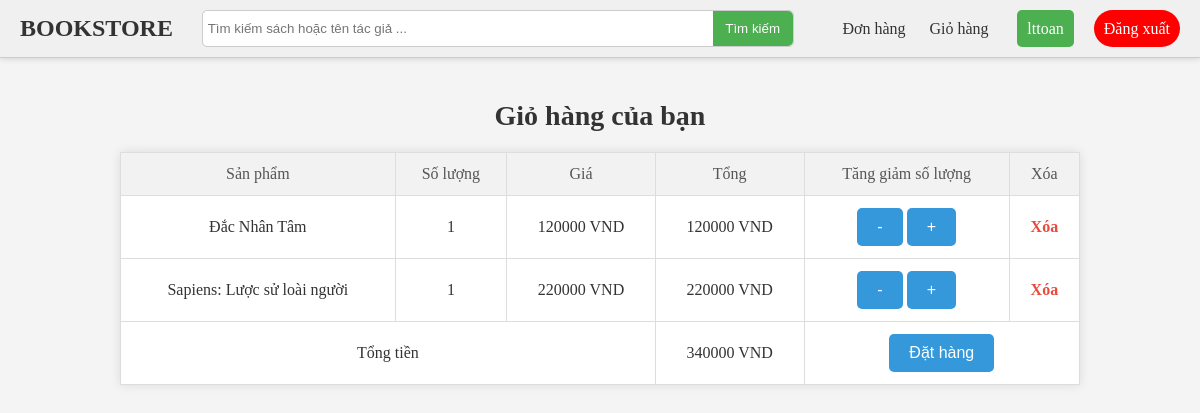
The page /giohang.php (signed in) on the database its author committed.
### tables this page shows
CREATE TABLE `chi_tiet_don_hang` (
  `id` int(11) NOT NULL,
  `order_id` int(11) NOT NULL,
  `ma_sach` int(11) NOT NULL,
  `so_luong` int(11) NOT NULL,
  `gia` decimal(10,0) NOT NULL
);

CREATE TABLE `sach` (
  `ma_sach` int(11) NOT NULL,
  `ten_sach` varchar(255) NOT NULL,
  `tac_gia` varchar(255) NOT NULL,
  `gia` decimal(10,0) NOT NULL,
  `so_luong_ton` int(11) NOT NULL,
  `anh_bia` varchar(255) NOT NULL,
  `the_loai` varchar(255) NOT NULL
);

### giohang.php (the view, shortened to what this page needs)
<!DOCTYPE html>
<html lang="en">
    <head>
        <link rel="stylesheet" href="./css/giohang.css">
        <link rel="stylesheet" href="./css/taskbar.css">
        <link rel="stylesheet" href="./css/nutbam.css">
    </head>
    <body>
        <header>
            <div class="logo">
                <a href="home.php">BOOKSTORE</a>
            </div>
            <div>
                <form action="ketQuaTimKiem.php" method="get">
                    <input type="text" name="tu_khoa" placeholder="Tìm kiếm sách hoặc tên tác giả ...">
                    <input type="submit" value="Tìm kiếm">
                </form>
            </div>
            <div>
                <a href="donhang.php">Đơn hàng</a>
                <a href="giohang.php">Giỏ hàng </a>
            </div>
            <div class="user">
                <?php
                    if(isset($_SESSION['username'])){
                        echo '<a href="userInfo.php" class="userInfo">' .$_SESSION["username"]. '</a>';
                        echo '<a href="dangxuat.php" class="dangxuat">Đăng xuất</a>';
                    }
                    else{
                ?>
                <a href="dangky.html">Đăng ký</a>
                <a href="dangnhap.php">Đăng nhập</a>
                <?php
                    }
                ?>
            </div>
        </header>
        <div class="main" style="margin-top: 100px;">
            <?php
                require 'connect.php';
                $username = $_SESSION['username'];
                $sql = "SELECT dh.id, dh.gia_tong, dh.ngay_dat_hang, dh.trang_thai, ctdh.ma_sach, ctdh.so_luong, ctdh.gia, s.ten_sach,ctdh.order_id
                        FROM don_hang dh
                        JOIN chi_tiet_don_hang ctdh ON dh.id = ctdh.order_id
                        JOIN sach s ON ctdh.ma_sach = s.ma_sach
                        WHERE dh.username = '$username' AND dh.trang_thai = 'Chưa đặt'";
                $result = $conn->query($sql);
                if ($result->num_rows > 0) {
                    $tong_tien = 0;
                    echo "<h2>Giỏ hàng của bạn</h2>";
                    echo "<table><tr><th>Sản phẩm</th><th>Số lượng</th><th>Giá</th><th>Tổng</th><th>Tăng giảm số lượng</th><th>Xóa</th></tr>";
                    for($i = 0; $i < $result->num_rows;$i++){
                        $row = $result->fetch_assoc();
                        $tong = $row['so_luong'] * $row['gia'];
                        $tong_tien += $tong;
                        echo "<tr>
                                <td>" . $row['ten_sach'] . "</td>
                                <td>" . $row['so_luong'] . "</td>
                                <td>" . $row['gia'] . " VND</td>
                                <td>" . $tong . " VND</td>
                                <td>
                                    <form method='post' action='capnhapsoluong.php'>
                                        <input type='hidden' name='order_id' value='" . $row['order_id'] . "'>
                                        <input type='hidden' name='ma_sach' value='" . $row['ma_sach'] . "'>
                                        <button type='submit' name='so_luong' value='-1' " . ($row['so_luong'] <= 1 ? 'disabled' : '') . "> - </button>
                                        <button type='submit' name='so_luong' value='1'> + </button>
                                    </form>
                                </td>
                                <td>
                                    <a href='xoa_don_hang.php?ma_sach=" . $row['ma_sach'] . "'>Xóa</a>
                                </td>
                            </tr>";
                    }
                    echo "<tr>
                            <td colspan='3'>Tổng tiền</td><td>" . $tong_tien . " VND</td>
                            <td colspan='2'>
                                <form method='post' action='dathang.php'>
                                    <input type='hidden' name='order_id' value='" . $row['order_id'] . "'>
                                    <button type='submit'>Đặt hàng</button>
                                </form>
                            </td>
                        </tr>";
                    echo "</table>";
                } else {
                    echo "<p>Giỏ hàng của bạn đang trống.</p>";
                }
            ?>
        </div>
    </body>
</html>

### css/giohang.css (style rules this page uses)
body { background-color: #f4f4f4; color: #333; margin: 0; padding: 0; }
h2 { text-align: center; margin-top: 20px; font-size: 28px; color: #333; }
table { width: 80%; margin: 20px auto; border-collapse: collapse; background-color: #fff; box-shadow: 0 0 10px rgba(0, 0, 0, 0.1); }
table th, table td { padding: 12px; text-align: center; border: 1px solid #ddd; }
table th { background-color: #f2f2f2; color: #555; font-size: 16px; }
table td { font-size: 16px; }
table td a { color: #e74c3c; text-decoration: none; font-weight: bold; }
table td, table th { font-size: 16px; font-weight: normal; }
a { color: #e74c3c; text-decoration: none; }
button { padding: 10px 20px; background-color: #3498db; color: white; border: none; border-radius: 5px; cursor: pointer; font-size: 16px; transition: background-color 0.3s; }

### css/taskbar.css (style rules this page uses)
* { padding: 0; margin: 0; }
header { display: flex; justify-content: space-between; align-items: center; background-color: #f0f0f0; border-bottom: 1px solid #ccc; position: fixed; top: 0; left: 0; width: 100%; padding: 10px 0; z-index: 1000; box-shadow: 0 2px 5px rgba(0, 0, 0, 0.1); }
.logo { font-size: 24px; font-weight: bold; margin-right: 20px; }
.logo a { text-decoration: none; color: #333; }
header form { display: flex; align-items: center; margin-right: 20px; border: 1px solid #ccc; border-radius: 5px; }
header input[type="text"] { width: 500px; height: 25px; padding: 5px; border: none; border-radius: 5px 0 0 5px; }
header input[type="submit"] { width: 80px; height: 35px; background-color: #4CAF50; color: #fff; border: none; border-radius: 0 5px 5px 0; }
header a { text-decoration: none; color: #333; margin-left: 20px; }
header .user a:last-child { margin-right: 20px; }

### css/nutbam.css (style rules this page uses)
a.dangxuat { background-color: red; color: white; padding: 10px; border-radius: 20px; }
a.userInfo { background-color: #4CAF50; padding: 10px; border-radius: 5px; font-weight: 500; color: white; }

### rows shown on the page
chi_tiet_don_hang: ma_sach.ten_sach "Đắc Nhân Tâm", so_luong "1", gia "120000"
chi_tiet_don_hang: ma_sach.ten_sach "Sapiens: Lược sử loài người", so_luong "1", gia "220000"

### other values the page prints
$_SESSION["username"] "lttoan"
$tong_tien "340000"
